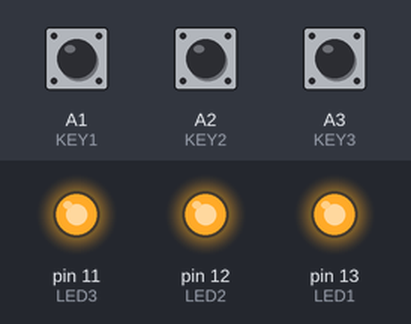
A sketch run on a simulated Arduino Uno, built with avr-gcc and run on an emulated ATmega328P. On the bench: output pins drawn as LEDs (lit = HIGH). Inputs (shaded band) come from the test bench; at power-on: A1 (KEY1) HIGH, A2 (KEY2) HIGH, A3 (KEY3) HIGH. Random numbers use the default seed unless the sketch sets one.

Above: at 0.1 s.
At 1.5 s:
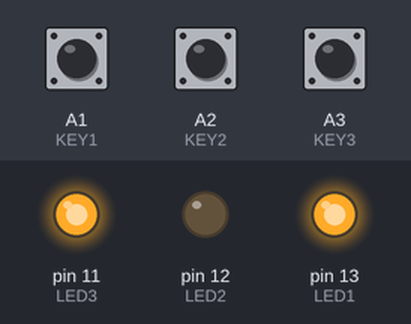
At 2.4 s:
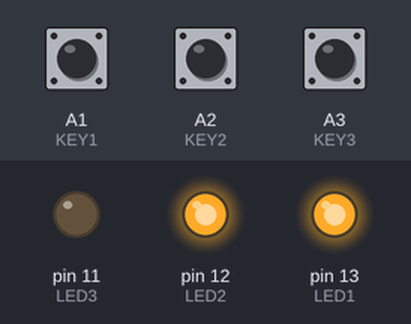
At 4.2 s:
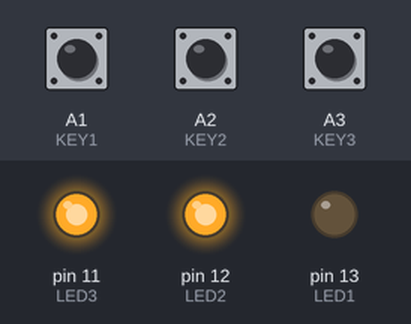
Timing chart, 0 to 6.0 s (numbered marks = the images above):
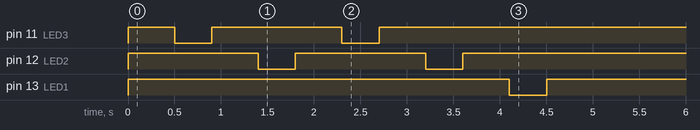

The sketch:

Tarefa2.ino
```cpp
/*
Tarefa 2 mini "Genius"
Nome: Sol Castilho Araújo de Moraes Sêda
Matricula: 2511704
*/

#include "pindefs.h"

int sequencia[5];
int posicaoUsuario = 0;

int lastButton1 = 0;
int lastButton2 = 0;
int lastButton3 = 0;

unsigned long previousMillis = 0;
unsigned long interval = 200;

bool esperandoUsuario = false;
bool jogoFinalizado = false;

void setup() {
  pinMode(LED1, OUTPUT);
  pinMode(LED2, OUTPUT);
  pinMode(LED3, OUTPUT);

  pinMode(KEY1, INPUT_PULLUP);
  pinMode(KEY2, INPUT_PULLUP);
  pinMode(KEY3, INPUT_PULLUP);

  apagarLeds();

  randomSeed(analogRead(A0));

  iniciarJogo();
}

void loop() {
  unsigned long currentMillis = millis();

  // Resetando os botões para estado solto
  if (digitalRead(KEY1) == HIGH) {
    lastButton1 = 0;
  }

  if (digitalRead(KEY2) == HIGH) {
    lastButton2 = 0;
  }

  if (digitalRead(KEY3) == HIGH) {
    lastButton3 = 0;
  }

  // Depois que o jogo terminou, botão 1 reinicia o programa
  if (jogoFinalizado) {
    if (digitalRead(KEY1) == LOW && lastButton1 == 0) {
      lastButton1 = 1;
      iniciarJogo();
    }

    return;
  }

  // Esperando o usuário repetir a sequência
  if (esperandoUsuario) {

    // Botão 1
    if (digitalRead(KEY1) == LOW && lastButton1 == 0) {
      lastButton1 = 1;

      verificarResposta(1);
    }

    // Botão 2
    else if (digitalRead(KEY2) == LOW && lastButton2 == 0) {
      lastButton2 = 1;

      verificarResposta(2);
    }

    // Botão 2
    else if (digitalRead(KEY3) == LOW && lastButton3 == 0) {
      lastButton3 = 1;

      verificarResposta(3);
    }
  }
}

void apagarLeds() {
  digitalWrite(LED1, HIGH);
  digitalWrite(LED2, HIGH);
  digitalWrite(LED3, HIGH);
}

void iniciarJogo() {

  jogoFinalizado = false;
  esperandoUsuario = false;

  posicaoUsuario = 0;

  lastButton1 = 0;
  lastButton2 = 0;
  lastButton3 = 0;

  apagarLeds();

  delay(500);

  // Gerando sequência aleatória
  for (int i = 0; i < 5; i++) {
    sequencia[i] = random(1, 4);
  }

  // Mostrando sequência
  for (int i = 0; i < 5; i++) {
    piscarLed(sequencia[i]);
    delay(300);
  }

  esperandoUsuario = true;
}

void piscarLed(int numeroLed) {

  apagarLeds();

  if (numeroLed == 1) {
    digitalWrite(LED1, LOW);
  }

  else if (numeroLed == 2) {
    digitalWrite(LED2, LOW);
  }

  else if (numeroLed == 3) {
    digitalWrite(LED3, LOW);
  }

  delay(400);
  apagarLeds();
  delay(200);
}

void verificarResposta(int tecla) {

  // Se errou
  if (tecla != sequencia[posicaoUsuario]) {

    esperandoUsuario = false;
    jogoFinalizado = true;

    apagarLeds();

    // LED1 aceso indicando erro
    digitalWrite(LED1, LOW);

    return;
  }

  // Se acertou esta posição
  posicaoUsuario++;

  // Se acertou as 5 posições
  if (posicaoUsuario == 5) {

    esperandoUsuario = false;
    jogoFinalizado = true;

    // Acende todos os LEDs
    digitalWrite(LED1, LOW);
    digitalWrite(LED2, LOW);
    digitalWrite(LED3, LOW);
  }
}
```

pindefs.h
```cpp
#define LED1 13
#define LED2 12
#define LED3 11
#define LED4 10

#define BUZZ 3

#define KEY1 A1
#define KEY2 A2
#define KEY3 A3

#define POT A0
```
